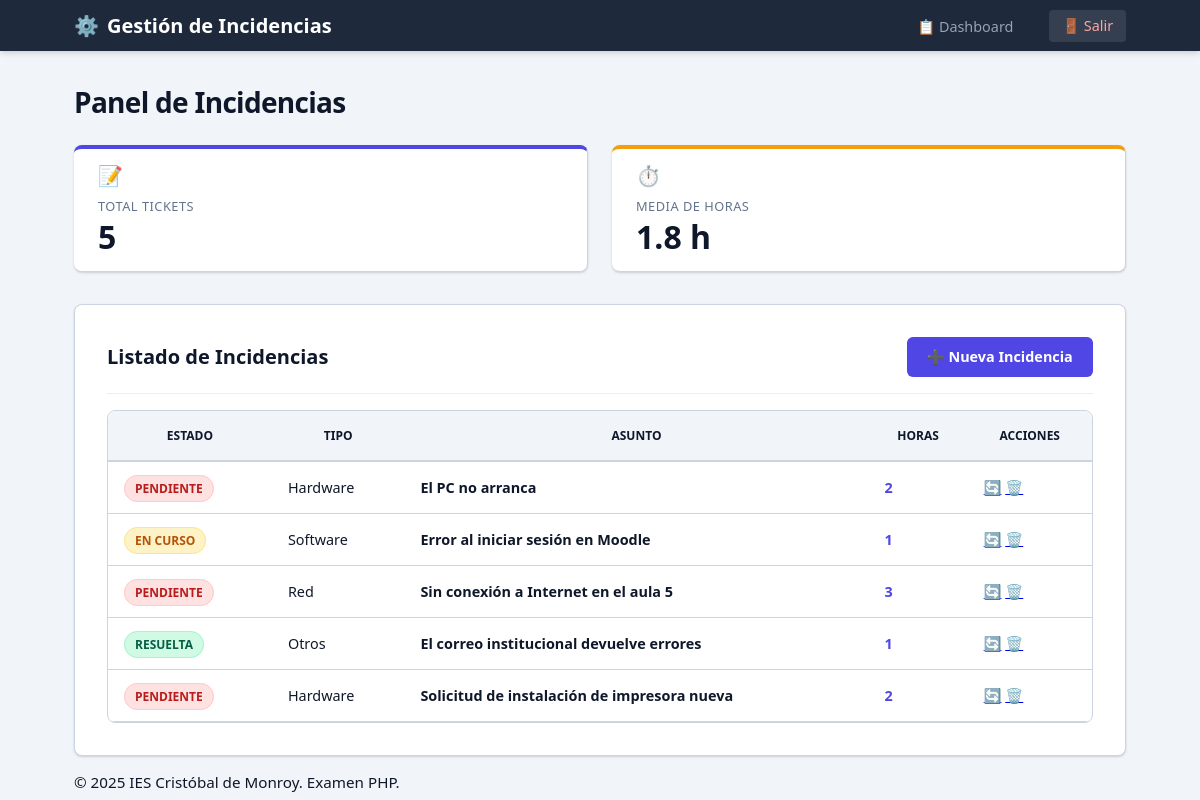
/examen_3_dwes/index.php (signed in), run on the app's committed database.
### tables this page shows
CREATE TABLE `incidencias` (
    id INT UNSIGNED NOT NULL AUTO_INCREMENT PRIMARY KEY,
    asunto VARCHAR(100) NOT NULL COMMENT 'Título corto de la incidencia',
    tipo_incidencia ENUM ('Hardware','Software','Red','Otros') NOT NULL,
    horas_estimadas INT UNSIGNED NOT NULL DEFAULT 1,
    estado ENUM('Pendiente','En curso','Resuelta') NOT NULL DEFAULT 'Pendiente',
    fecha_creacion TIMESTAMP DEFAULT CURRENT_TIMESTAMP
);

### examen_3_dwes/config/Database.php (called while the page is built, shortened)
<?php
class Database{
    private $conn;
    public function __construct(){
        $this->conn= new mysqli(BD_HOST, BD_USER, BD_PASS, BD_NAME);
        $this->conn->set_charset("utf8");
    }
    public function executeQuery($sql, $params=[]){
        $stmt= $this->conn->prepare($sql);
        $stmt->execute();
        $result=$stmt->get_result();
        $data=$result->fetch_all(MYSQLI_ASSOC);
        return $data;
    }
}
?>

### examen_3_dwes/models/IncidenciasModel.php (called while the page is built, shortened)
<?php
class ProductosModel{
    private $db;
    public function __construct(){
        $this->db= new Database();
    }
    public function obtenerIncidencias(){
        $sql= "SELECT * FROM incidencias";
        return $this->db->executeQuery($sql);
    }
}
?>

### examen_3_dwes/index.php (the view, shortened to what this page needs)
<?php
require_once __DIR__ . "/models/IncidenciasModel.php";
$contIncidencias=0;
$sumaHoras=0;
$modelo= new ProductosModel();
$incidencias = $modelo->obtenerIncidencias();
if(empty($incidencias)){
    $mensaje="no hay incidencias registradas actualmennte";
}else{
    $tabla="<table class='crud-table'>";
    $tabla .= "<thead>
                            <tr>
                                <th>Estado</th>
                                <th>Tipo</th>
                                <th>Asunto</th>
                                <th>Horas</th>
                                <th>Acciones</th>";
                            $tabla.="</tr>
                        </thead>";
    foreach($incidencias as $incidencia){
        $contIncidencias++;
        $sumaHoras+=$incidencia['horas_estimadas'];
        $tabla .= "<tr> <td>";
                    if($incidencia['estado']=='Pendiente'){
                        $tabla.="<span class='status-pendiente'>Pendiente</span>";
                    }elseif($incidencia['estado']=='En curso'){
                        $tabla.="<span class='status-encurso'>En curso</span>";
                    }elseif($incidencia['estado']=='Resuelta'){
                        $tabla.="<span class='status-resuelta'>Resuelta</span>";
                    }
                    $tabla.="</td>
                    <td>{$incidencia['tipo_incidencia']}</td>
                    <td style='font-weight: 600;'>{$incidencia['asunto']}</td>
                    <td style='font-weight: 700; color: var(--color-primary);'>{$incidencia['horas_estimadas']}</td>";
                        $tabla.="<td>
                        <a class='btn-toggle-status' href='actualizarIncidencia.php?id={$incidencia['id']}' title='Cambiar Estado'>🔄</a>
                        <a class='button' href='eliminar.php?id={$incidencia['id']}'  title='Eliminar'>🗑️</a>
                    </td>";
                    }
                $tabla.="</tr>";
    }
    $tabla .= "</table>";
    $mediaHoras=round($sumaHoras/$contIncidencias, 2);
include "views/index_vista.php";
?>

### examen_3_dwes/views/index_vista.php (shortened to what this page needs)
<!DOCTYPE html>
<html lang="es">
<head>
    <link rel="stylesheet" href="css/estilos.css">
</head>
<body>
    <header class="header">
        <div class="container header-content">
            <div class="logo">
                <span class="logo-icon">⚙️</span> Gestión de Incidencias
            </div>
            <nav class="nav-menu">
                <a href="index.php">📋 Dashboard</a>
                <a href="logout.php" class="salir">🚪 Salir</a>
            </nav>
        </div>
    </header>
    <main class="main-content">
        <div class="container">
            <h1 class="title">Panel de Incidencias</h1>
            <section class="stats-grid">
                <div class="card stat-card total">
                    <span class="stat-icon">📝</span>
                    <div>
                        <p class="stat-label">Total Tickets</p>
                        <p class="stat-value">
                            <?php echo $contIncidencias;  ?>
                        </p>
                    </div>
                </div>
                <div class="card stat-card average">
                    <span class="stat-icon">⏱️</span>
                    <div>
                        <p class="stat-label">Media de Horas</p>
                        <p class="stat-value">
                            <?php echo $mediaHoras;  ?> h</p>
                    </div>
                </div>
            </section>
            <section class="card">
                <div class="table-controls">
                    <h2 class="table-title">Listado de Incidencias</h2>
                    <a href="alta.php" class="btn btn-add">
                        ➕ Nueva Incidencia
                    </a>
                </div>
                <div class="table-wrapper">
                    <?php if (!empty($tabla)): ?>
                        <?= $tabla ?>
                    <?php endif; ?>
                </div>
            </section>
        </div>
    </main>
    <footer class="footer">
        <div class="container">
            <p>
                © 2025 IES Cristóbal de Monroy. Examen PHP.
            </p>
        </div>
    </footer>
</body>
</html>

### examen_3_dwes/css/estilos.css (style rules this page uses)
:root { --color-primary: #4f46e5; --color-primary-dark: #3730a3; --color-secondary: #64748b; --color-success: #10b981; --color-danger: #ef4444; --color-warning: #f59e0b; --color-background: #f1f5f9; --color-surface: #ffffff; --color-header-bg: #1e293b; --color-text-dark: #0f172a; --color-text-light: #64748b; --color-border: #cbd5e1; --shadow-light: 0 1px 3px 0 rgba(0, 0, 0, 0.1), 0 1px 2px 0 rgba(0, 0, 0, 0.06); --shadow-medium: 0 4px 6px -1px rgba(0, 0, 0, 0.1), 0 2px 4px -1px rgba(0, 0, 0, 0.06); --font-family: system-ui, -apple-system, 'Segoe UI', Roboto, Helvetica, Arial, sans-serif; }
* { box-sizing: border-box; margin: 0; padding: 0; }
body { font-family: var(--font-family); background-color: var(--color-background); color: var(--color-text-dark); min-height: 100vh; display: flex; flex-direction: column; font-size: 0.95rem; }
.container { width: 100%; max-width: 1100px; margin: 0 auto; padding: 0 1.5rem; }
.card { background-color: var(--color-surface); border-radius: 8px; box-shadow: var(--shadow-light); padding: 2rem; border: 1px solid var(--color-border); }
.title { font-size: 1.75rem; font-weight: 800; margin-bottom: 1.5rem; color: var(--color-text-dark); letter-spacing: -0.025em; }
.btn { display: inline-flex; align-items: center; justify-content: center; padding: 0.6rem 1.2rem; font-weight: 600; text-decoration: none; border-radius: 6px; transition: all 0.2s ease; cursor: pointer; border: 1px solid transparent; font-size: 0.9rem; }
.btn-add { background-color: var(--color-primary); color: white; }
.header { background-color: var(--color-header-bg); color: white; padding: 0.75rem 0; margin-bottom: 2rem; box-shadow: var(--shadow-medium); }
.header-content { display: flex; justify-content: space-between; align-items: center; }
.logo { font-size: 1.25rem; font-weight: 700; color: white; display: flex; align-items: center; }
.logo-icon { margin-right: 0.5rem; }
.nav-menu a { text-decoration: none; color: #94a3b8; font-weight: 500; margin-left: 2rem; transition: color 0.2s; font-size: 0.9rem; }
.nav-menu .salir { background-color: rgba(255,255,255,0.1); padding: 0.4rem 0.8rem; border-radius: 4px; color: #fca5a5; }
.stats-grid { display: grid; grid-template-columns: repeat(auto-fit, minmax(200px, 1fr)); gap: 1.5rem; margin-bottom: 2rem; }
.stat-card { display: flex; flex-direction: column; align-items: flex-start; padding: 0.8rem 1.5rem; border-left: none; border-top: 4px solid var(--color-primary); }
.stat-card.average { border-top-color: var(--color-warning); }
.stat-icon { font-size: 1.25rem; margin-bottom: 0.5rem; background: transparent; padding: 0; }
.stat-label { font-size: 0.8rem; text-transform: uppercase; letter-spacing: 0.5px; color: var(--color-text-light); }
.stat-value { font-size: 2rem; font-weight: 800; color: var(--color-text-dark); }
.table-controls { display: flex; justify-content: space-between; align-items: center; margin-bottom: 1rem; padding-bottom: 1rem; border-bottom: 1px solid #eee; }
.table-title { font-size: 1.25rem; margin: 0; }
.table-wrapper { overflow-x: auto; border-radius: 8px; border: 1px solid var(--color-border); }
.crud-table { width: 100%; border-collapse: collapse; font-size: 0.9rem; }
.crud-table th { background-color: #f1f5f9; color: var(--color-text-dark); font-weight: 700; text-transform: uppercase; font-size: 0.75rem; padding: 1rem; border-bottom: 2px solid var(--color-border); }
.crud-table td { padding: 1rem; border-bottom: 1px solid var(--color-border); vertical-align: middle; }
.btn-toggle-status { color: var(--color-primary); }
.status-resuelta { background-color: #d1fae5; color: #065f46; padding: 4px 10px; border-radius: 999px; font-size: 0.75rem; font-weight: 700; text-transform: uppercase; border: 1px solid #a7f3d0; }
.status-encurso { background-color: #fef3c7; color: #b45309; padding: 4px 10px; border-radius: 999px; font-size: 0.75rem; font-weight: 700; text-transform: uppercase; border: 1px solid #fde68a; }
.status-pendiente { background-color: #fee2e2; color: #b91c1c; padding: 4px 10px; border-radius: 999px; font-size: 0.75rem; font-weight: 700; text-transform: uppercase; border: 1px solid #fecaca; }
footer { margin-top:1rem; }

### data on the page
incidencias: estado "PENDIENTE", tipo_incidencia "Hardware", asunto "El PC no arranca", horas_estimadas "2"
incidencias: estado "EN CURSO", tipo_incidencia "Software", asunto "Error al iniciar sesión en Moodle", horas_estimadas "1"
incidencias: estado "PENDIENTE", tipo_incidencia "Red", asunto "Sin conexión a Internet en el aula 5", horas_estimadas "3"
incidencias: estado "RESUELTA", tipo_incidencia "Otros", asunto "El correo institucional devuelve errores", horas_estimadas "1"
incidencias: estado "PENDIENTE", tipo_incidencia "Hardware", asunto "Solicitud de instalación de impresora nueva", horas_estimadas "2"

### other printed values
$contIncidencias "5"
$mediaHoras "1.8"
